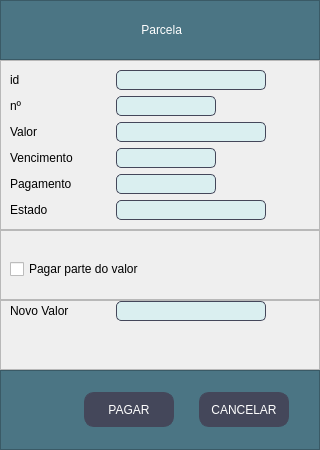
<?xml version="1.0" encoding="UTF-8"?>
<ui version="4.0">
 <class>pagar_parcela</class>
 <widget class="QMainWindow" name="pagar_parcela">
  <property name="windowModality">
   <enum>Qt::ApplicationModal</enum>
  </property>
  <property name="geometry">
   <rect>
    <x>0</x>
    <y>0</y>
    <width>320</width>
    <height>450</height>
   </rect>
  </property>
  <property name="minimumSize">
   <size>
    <width>300</width>
    <height>450</height>
   </size>
  </property>
  <property name="maximumSize">
   <size>
    <width>320</width>
    <height>450</height>
   </size>
  </property>
  <property name="windowTitle">
   <string>MainWindow</string>
  </property>
  <widget class="QWidget" name="centralwidget">
   <property name="styleSheet">
    <string notr="true">QLineEdit{
	border-radius: 5px;
	border: 0.5px solid #44475a;
	font:11pt &quot;MS Shell Dlg 2&quot;;
	padding: 1px;
	background-color: #DAEFF0;
}

QLineEdit:focus{
	border: 1.5px solid #44475a;
}

QLabel{
	font: 75 11pt &quot;Arial&quot;;
}
QComboBox{
	font: 9pt &quot;MS Shell Dlg 2&quot;;
}
QDateEdit{
	font: 9pt &quot;MS Shell Dlg 2&quot;;
}</string>
   </property>
   <layout class="QVBoxLayout" name="verticalLayout">
    <property name="spacing">
     <number>0</number>
    </property>
    <property name="leftMargin">
     <number>0</number>
    </property>
    <property name="topMargin">
     <number>0</number>
    </property>
    <property name="rightMargin">
     <number>0</number>
    </property>
    <property name="bottomMargin">
     <number>0</number>
    </property>
    <item>
     <widget class="QFrame" name="frame">
      <property name="minimumSize">
       <size>
        <width>0</width>
        <height>60</height>
       </size>
      </property>
      <property name="maximumSize">
       <size>
        <width>16777215</width>
        <height>60</height>
       </size>
      </property>
      <property name="styleSheet">
       <string notr="true">background-color: rgb(75, 117, 132);</string>
      </property>
      <property name="frameShape">
       <enum>QFrame::StyledPanel</enum>
      </property>
      <property name="frameShadow">
       <enum>QFrame::Raised</enum>
      </property>
      <layout class="QHBoxLayout" name="horizontalLayout">
       <property name="leftMargin">
        <number>9</number>
       </property>
       <property name="topMargin">
        <number>9</number>
       </property>
       <item>
        <widget class="QLabel" name="label">
         <property name="minimumSize">
          <size>
           <width>300</width>
           <height>30</height>
          </size>
         </property>
         <property name="maximumSize">
          <size>
           <width>300</width>
           <height>30</height>
          </size>
         </property>
         <property name="styleSheet">
          <string notr="true">font: 87 12pt &quot;Arial Black&quot;;
color: rgb(255, 255, 255);
</string>
         </property>
         <property name="text">
          <string> Parcela</string>
         </property>
         <property name="alignment">
          <set>Qt::AlignCenter</set>
         </property>
        </widget>
       </item>
      </layout>
     </widget>
    </item>
    <item>
     <widget class="QFrame" name="frame_2">
      <property name="frameShape">
       <enum>QFrame::StyledPanel</enum>
      </property>
      <property name="frameShadow">
       <enum>QFrame::Raised</enum>
      </property>
      <layout class="QFormLayout" name="formLayout">
       <item row="0" column="0">
        <widget class="QLabel" name="label_2">
         <property name="minimumSize">
          <size>
           <width>100</width>
           <height>0</height>
          </size>
         </property>
         <property name="text">
          <string>id</string>
         </property>
        </widget>
       </item>
       <item row="0" column="1">
        <widget class="QLineEdit" name="line_id">
         <property name="enabled">
          <bool>true</bool>
         </property>
         <property name="minimumSize">
          <size>
           <width>100</width>
           <height>0</height>
          </size>
         </property>
         <property name="maximumSize">
          <size>
           <width>150</width>
           <height>16777215</height>
          </size>
         </property>
         <property name="readOnly">
          <bool>true</bool>
         </property>
        </widget>
       </item>
       <item row="1" column="0">
        <widget class="QLabel" name="label_3">
         <property name="text">
          <string>nº</string>
         </property>
        </widget>
       </item>
       <item row="1" column="1">
        <widget class="QLineEdit" name="line_numero">
         <property name="enabled">
          <bool>true</bool>
         </property>
         <property name="maximumSize">
          <size>
           <width>100</width>
           <height>16777215</height>
          </size>
         </property>
         <property name="readOnly">
          <bool>true</bool>
         </property>
        </widget>
       </item>
       <item row="2" column="0">
        <widget class="QLabel" name="label_4">
         <property name="text">
          <string>Valor</string>
         </property>
        </widget>
       </item>
       <item row="2" column="1">
        <widget class="QLineEdit" name="line_valor">
         <property name="enabled">
          <bool>true</bool>
         </property>
         <property name="maximumSize">
          <size>
           <width>150</width>
           <height>16777215</height>
          </size>
         </property>
         <property name="readOnly">
          <bool>true</bool>
         </property>
        </widget>
       </item>
       <item row="3" column="0">
        <widget class="QLabel" name="label_5">
         <property name="text">
          <string>Vencimento</string>
         </property>
        </widget>
       </item>
       <item row="4" column="0">
        <widget class="QLabel" name="label_6">
         <property name="text">
          <string>Pagamento</string>
         </property>
        </widget>
       </item>
       <item row="5" column="0">
        <widget class="QLabel" name="label_7">
         <property name="text">
          <string>Estado</string>
         </property>
        </widget>
       </item>
       <item row="5" column="1">
        <widget class="QLineEdit" name="line_estado">
         <property name="enabled">
          <bool>true</bool>
         </property>
         <property name="maximumSize">
          <size>
           <width>150</width>
           <height>16777215</height>
          </size>
         </property>
         <property name="readOnly">
          <bool>true</bool>
         </property>
        </widget>
       </item>
       <item row="3" column="1">
        <widget class="QLineEdit" name="line_vencimento">
         <property name="maximumSize">
          <size>
           <width>100</width>
           <height>16777215</height>
          </size>
         </property>
         <property name="readOnly">
          <bool>true</bool>
         </property>
        </widget>
       </item>
       <item row="4" column="1">
        <widget class="QLineEdit" name="line_pagamento">
         <property name="maximumSize">
          <size>
           <width>100</width>
           <height>16777215</height>
          </size>
         </property>
         <property name="readOnly">
          <bool>true</bool>
         </property>
        </widget>
       </item>
      </layout>
     </widget>
    </item>
    <item>
     <widget class="QFrame" name="frame_5">
      <property name="frameShape">
       <enum>QFrame::StyledPanel</enum>
      </property>
      <property name="frameShadow">
       <enum>QFrame::Raised</enum>
      </property>
      <layout class="QHBoxLayout" name="horizontalLayout_3">
       <property name="bottomMargin">
        <number>0</number>
       </property>
       <item>
        <widget class="QCheckBox" name="checkBox">
         <property name="text">
          <string>Pagar parte do valor</string>
         </property>
        </widget>
       </item>
       <item>
        <spacer name="horizontalSpacer_2">
         <property name="orientation">
          <enum>Qt::Horizontal</enum>
         </property>
         <property name="sizeHint" stdset="0">
          <size>
           <width>169</width>
           <height>20</height>
          </size>
         </property>
        </spacer>
       </item>
      </layout>
     </widget>
    </item>
    <item>
     <widget class="QFrame" name="frame_novo_valor">
      <property name="frameShape">
       <enum>QFrame::StyledPanel</enum>
      </property>
      <property name="frameShadow">
       <enum>QFrame::Raised</enum>
      </property>
      <layout class="QFormLayout" name="formLayout_2">
       <property name="topMargin">
        <number>0</number>
       </property>
       <item row="0" column="0">
        <widget class="QLabel" name="label_8">
         <property name="minimumSize">
          <size>
           <width>100</width>
           <height>0</height>
          </size>
         </property>
         <property name="text">
          <string>Novo Valor</string>
         </property>
        </widget>
       </item>
       <item row="0" column="1">
        <widget class="QLineEdit" name="line_novo_valor">
         <property name="maximumSize">
          <size>
           <width>150</width>
           <height>16777215</height>
          </size>
         </property>
        </widget>
       </item>
      </layout>
     </widget>
    </item>
    <item>
     <widget class="QFrame" name="frame_3">
      <property name="minimumSize">
       <size>
        <width>0</width>
        <height>80</height>
       </size>
      </property>
      <property name="maximumSize">
       <size>
        <width>16777215</width>
        <height>80</height>
       </size>
      </property>
      <property name="styleSheet">
       <string notr="true">background-color: rgb(75, 117, 132);</string>
      </property>
      <property name="frameShape">
       <enum>QFrame::StyledPanel</enum>
      </property>
      <property name="frameShadow">
       <enum>QFrame::Raised</enum>
      </property>
      <layout class="QHBoxLayout" name="horizontalLayout_2">
       <property name="spacing">
        <number>25</number>
       </property>
       <property name="rightMargin">
        <number>30</number>
       </property>
       <item>
        <spacer name="horizontalSpacer">
         <property name="orientation">
          <enum>Qt::Horizontal</enum>
         </property>
         <property name="sizeHint" stdset="0">
          <size>
           <width>276</width>
           <height>20</height>
          </size>
         </property>
        </spacer>
       </item>
       <item>
        <widget class="QPushButton" name="btn_pagar">
         <property name="styleSheet">
          <string notr="true">QPushButton{
	font: 87 8pt &quot;Arial Black&quot;;
	border: 0.5px solid #44475a;
	border-radius: 10px;
	color: rgb(255, 255, 255);
	background-color: #44475a;
	min-width: 88;
	max-width: 88;
	min-height: 33;
	max-height: 33;
}
QPushButton:hover{
	background-color: #4f5368;
}</string>
         </property>
         <property name="text">
          <string>PAGAR</string>
         </property>
        </widget>
       </item>
       <item>
        <widget class="QPushButton" name="btn_cancelar">
         <property name="styleSheet">
          <string notr="true">QPushButton{
	font: 87 8pt &quot;Arial Black&quot;;
	border: 0.5px solid #44475a;
	border-radius: 10px;
	color: rgb(255, 255, 255);
	background-color: #44475a;
	min-width: 88;
	max-width: 88;
	min-height: 33;
	max-height: 33;
}
QPushButton:hover{
	background-color: #4f5368;
}</string>
         </property>
         <property name="text">
          <string>CANCELAR</string>
         </property>
        </widget>
       </item>
      </layout>
     </widget>
    </item>
   </layout>
  </widget>
 </widget>
 <resources/>
 <connections/>
</ui>
